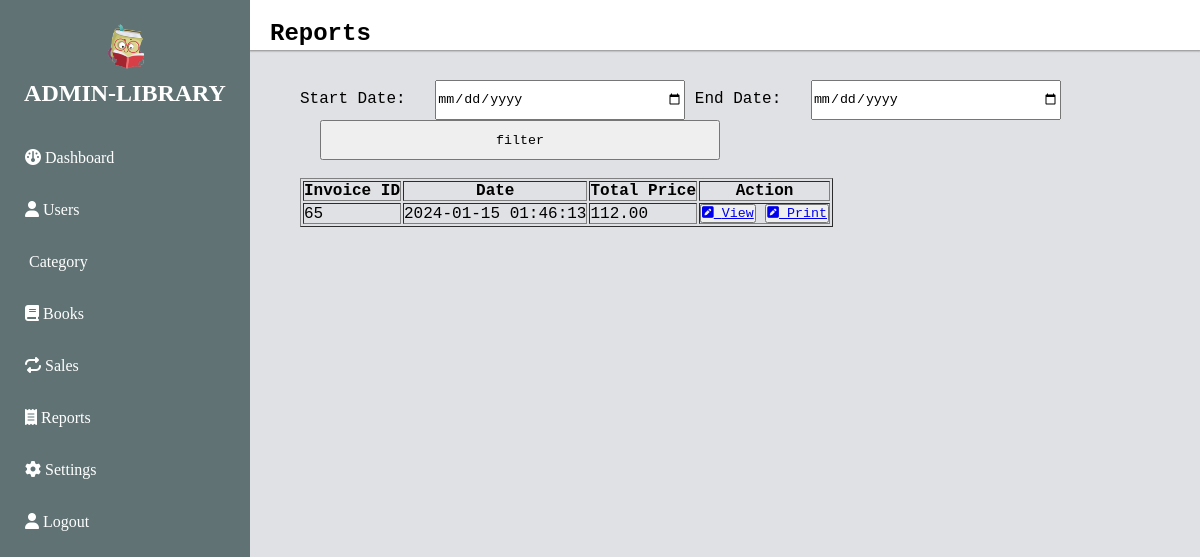
The page /admin-reports.php (signed in) on the database its author committed.
### tables this page shows
CREATE TABLE `transaction` (
  `id` int(11) NOT NULL,
  `prod_id` int(11) NOT NULL,
  `total_vat` decimal(10,2) NOT NULL,
  `invoice_id` int(11) NOT NULL,
  `total_change` decimal(10,2) NOT NULL,
  `total_price` decimal(10,2) NOT NULL,
  `date_create` timestamp NOT NULL DEFAULT current_timestamp() ON UPDATE current_timestamp()
);

### admin-reports.php (the view, shortened to what this page needs)
<?php
    include "connect.php";
?>
<!DOCTYPE html>
<html lang="en">
<head>
    <link rel="stylesheet" href="admin.css">
    <link rel="stylesheet" href="https://cdnjs.cloudflare.com/ajax/libs/font-awesome/6.4.2/css/all.min.css" />
    <link rel="stylesheet" href="admin-report.css">
</head>
<body>
    <header>
        <nav>
            <div class="brand-container">
                <img src="image/mainlogo.png" alt="My Personal Logo" width="60px">
                <h2 class="brand-title">ADMIN-LIBRARY</h2>
            </div>
            <div class="brand-title">
                <a class="link" href="admin.php"><i class="fa fa-dashboard"></i> Dashboard</a>
                <a class="link" href="admin-user.php"><i class="fa fa-user"></i> Users</a>
                <a class="link" href="admin-category.php"><i class="fa fa-category"></i> Category</a>
                <a class="link" href="admin-book.php"><i class="fa fa-book"></i> Books</a>
                <a class="link" href="admin-sale.php"><i class="fa fa-repeat"></i> Sales</a>
                <a class="link" href="admin-reports.php"><i class="fa fa-receipt"></i> Reports</a>
                <a class="link" href="admin-setting.php"><i class="fa fa-gear"></i> Settings</a>
                <a class="link" href="logout.php"><i class="fa fa-user"></i> Logout</a>
            </div>
        </nav>
    </header>
    <section>
        <div class="main-container">
            <div class="header-title">
                <h2>Reports</h2>
            </div>
        </div>
                    <div class='filter-date'>
                        <form method="GET" action="filter.php">
                            <label for="start_date">Start Date:</label>
                            <input type="date" id="start_date" name="start_date" required>
                            <label for="end_date">End Date:</label>
                            <input type="date" id="end_date" name="end_date" required>
                            <input type="submit" value='filter'>
                        </form>
                    </div>
        <br>
        <div>
            <table border="1px" style="margin-left: 300px;">
                <thead>
                    <tr>
                        <th>Invoice ID</th>
                        <th>Date</th>
                        <th>Total Price</th>
                        <th>Action</th>
                    </tr>
                </thead>
                <tbody>
                    <?php
                        $sql = "Select * from transaction";
                        $result = mysqli_query($con, $sql);
                        if($result){
                            while($row = mysqli_fetch_assoc($result)){
                                $id = $row['invoice_id'];
                                $first = $row['total_price'];
                                $second = $row['date_create'];
                                echo '<tr>
                                <td>'.$id.'</td>
                                <td>'.$second.'</td>
                                <td>'.$first.'</td>
                                <td>
                                    <button id="btned"><a href="admin-reports-view.php?view='.$id.'"><i class="fa fa-pencil-square"></i> View</a></button>
                                    <button id="btned"><a href="admin-report.print.php?view='.$id.'"><i class="fa fa-pencil-square"></i> Print</a></button>
                                </td>
                            </tr>';
                            }
                        }
                    ?>
                </tbody>
            </table>
        </div>
    </section>
</body>
</html>

### admin.css (style rules this page uses)
* { margin: 0; padding: 0; box-sizing: border-box; font-family: 'Courier New', Courier, monospace; }
nav { width: 250px; height: 100%; position: fixed; top: 0; left: 0; background-color: #607274; }
.brand-container { text-align: center; color: white; font-family: Verdana; padding: 20px 0; }
.brand-title { margin: 0; margin-top: 0px; font-family: Castellar; }
.link { display: block; color: white; padding: 12px 25px; text-decoration: none; margin: 10px 0; font-family: Verdana; transition: 0.2s; }
body { background: #E0E1E4; }
.main-container { margin-left: 250px; box-shadow: 0 0 2px 1px rgb(0, 0, 0, 0.4); background-color: #DED0B6; }
.header-title { width: 100%; height: 50px; background: white; text-align: start; padding: 20px 0 0 20px; }
.container-info form,input { width: 400px; margin-left: 20px; height: 40px; }

### admin-report.css (style rules this page uses)
.filter-date { margin-left: 300px; margin-top: 20px; }
.filter-date input[type=date] { width:250px; }

### rows shown on the page
transaction: invoice "65", date_create "2024-01-15 01:46:13", total_price "112.00"
